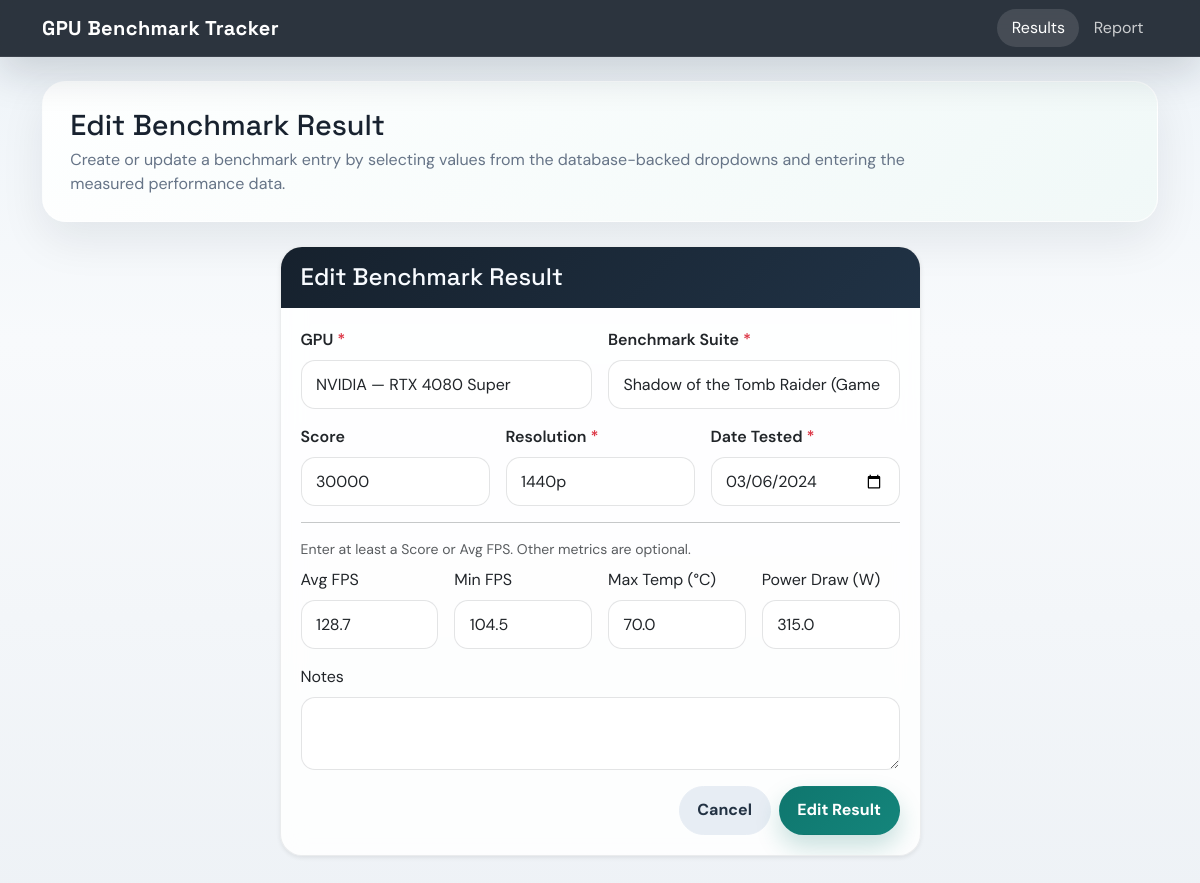
The app's page /results/edit/5 with its own data.
### models.py (models this page shows)
class BenchmarkResult(db.Model):
    __tablename__ = "benchmark_results"
    __table_args__ = (
        db.Index(
            "ix_results_report_filters",
            "gpu_id",
            "suite_id",
            "resolution",
            "date_tested",
        ),
        db.Index("ix_results_date_tested", "date_tested"),
    )
    result_id = db.Column(db.Integer, primary_key=True, autoincrement=True)
    gpu_id = db.Column(db.Integer, db.ForeignKey("gpus.gpu_id"), nullable=False)
    suite_id = db.Column(
        db.Integer, db.ForeignKey("benchmark_suites.suite_id"), nullable=False
    )
    score = db.Column(db.Integer, nullable=True)
    fps_avg = db.Column(db.Float, nullable=True)
    fps_min = db.Column(db.Float, nullable=True)
    temp_max_c = db.Column(db.Float, nullable=True)
    power_draw_watts = db.Column(db.Float, nullable=True)
    resolution = db.Column(db.String, nullable=False)
    date_tested = db.Column(db.Date, nullable=False)
    notes = db.Column(db.Text, nullable=True)
    gpu = db.relationship("GPU", back_populates="results")
    suite = db.relationship("BenchmarkSuite", back_populates="results")

class GPU(db.Model):
    __tablename__ = "gpus"
    __table_args__ = (
        db.Index("ix_gpus_manufacturer", "manufacturer"),
    )
    gpu_id = db.Column(db.Integer, primary_key=True, autoincrement=True)
    name = db.Column(db.String, nullable=False)
    manufacturer = db.Column(db.String, nullable=False)
    vram_gb = db.Column(db.Integer, nullable=False)
    base_clock_mhz = db.Column(db.Integer, nullable=False)
    boost_clock_mhz = db.Column(db.Integer, nullable=False)
    release_year = db.Column(db.Integer, nullable=False)
    msrp = db.Column(db.Float, nullable=True)
    results = db.relationship(
        "BenchmarkResult", back_populates="gpu", cascade="all, delete-orphan"
    )

class BenchmarkSuite(db.Model):
    __tablename__ = "benchmark_suites"
    suite_id = db.Column(db.Integer, primary_key=True, autoincrement=True)
    name = db.Column(db.String, nullable=False)
    version = db.Column(db.String, nullable=True)
    type = db.Column(db.String, nullable=False)
    results = db.relationship(
        "BenchmarkResult", back_populates="suite", cascade="all, delete-orphan"
    )

### app.py (the view, shortened to what this page needs)
@app.route("/results/edit/<int:result_id>", methods=["GET", "POST"])
def results_edit(result_id):
    result = db.get_or_404(BenchmarkResult, result_id)
    gpus = GPU.query.order_by(GPU.manufacturer, GPU.name).all()
    suites = BenchmarkSuite.query.order_by(BenchmarkSuite.name).all()
    return render_template(
        "result_form.html",
        action="Edit",
        result=result,
        gpus=gpus,
        suites=suites,
        resolutions=RESOLUTIONS,
        today=date.today().isoformat(),
    )

### templates/result_form.html (shortened to what this page needs)
{% extends "base.html" %}
{% block content %}
<div class="hero-panel">
  <h2 class="hero-title">{{ action }} Benchmark Result</h2>
  <p class="hero-subtitle">Create or update a benchmark entry by selecting values from the database-backed dropdowns and entering the measured performance data.</p>
</div>
<div class="row justify-content-center">
  <div class="col-lg-7">
    <div class="card shadow-sm">
      <div class="card-header">
        <h4 class="mb-0">{{ action }} Benchmark Result</h4>
      </div>
      <div class="card-body">
        <form method="post">
          <div class="row g-3 mb-3">
            <div class="col-md-6">
              <label class="form-label fw-semibold">GPU <span class="text-danger">*</span></label>
              <select name="gpu_id" class="form-select" required>
                {% for g in gpus %}
                <option value="{{ g.gpu_id }}"
                  {% if result and result.gpu_id == g.gpu_id %}selected{% endif %}>
                  {{ g.manufacturer }} — {{ g.name }}
                </option>
                {% endfor %}
              </select>
            </div>
            <div class="col-md-6">
              <label class="form-label fw-semibold">Benchmark Suite <span class="text-danger">*</span></label>
              <select name="suite_id" class="form-select" required>
                {% for s in suites %}
                <option value="{{ s.suite_id }}"
                  {% if result and result.suite_id == s.suite_id %}selected{% endif %}>
                  {{ s.name }} ({{ s.type }})
                </option>
                {% endfor %}
              </select>
            </div>
          </div>
          <div class="row g-3 mb-3">
            <div class="col-md-4">
              <label class="form-label fw-semibold">Score</label>
              <input type="number" name="score" class="form-control" min="0"
                     value="{{ result.score if result and result.score is not none else '' }}">
            </div>
            <div class="col-md-4">
              <label class="form-label fw-semibold">Resolution <span class="text-danger">*</span></label>
              <select name="resolution" class="form-select" required>
                {% for res in resolutions %}
                <option value="{{ res }}"
                  {% if result and result.resolution == res %}selected{% endif %}>
                  {{ res }}
                </option>
                {% endfor %}
              </select>
            </div>
            <div class="col-md-4">
              <label class="form-label fw-semibold">Date Tested <span class="text-danger">*</span></label>
              <input type="date" name="date_tested" class="form-control" required
                     max="{{ today }}"
                     value="{{ result.date_tested.strftime('%Y-%m-%d') if result else today }}">
            </div>
          </div>
          <hr class="my-3">
          <p class="text-muted small mb-2">Enter at least a Score or Avg FPS. Other metrics are optional.</p>
          <div class="row g-3 mb-3">
            <div class="col-md-3">
              <label class="form-label">Avg FPS</label>
              <input type="number" step="0.1" name="fps_avg" class="form-control"
                     value="{{ result.fps_avg if result and result.fps_avg is not none else '' }}">
            </div>
            <div class="col-md-3">
              <label class="form-label">Min FPS</label>
              <input type="number" step="0.1" name="fps_min" class="form-control"
                     value="{{ result.fps_min if result and result.fps_min is not none else '' }}">
            </div>
            <div class="col-md-3">
              <label class="form-label">Max Temp (°C)</label>
              <input type="number" step="0.1" name="temp_max_c" class="form-control"
                     value="{{ result.temp_max_c if result and result.temp_max_c is not none else '' }}">
            </div>
            <div class="col-md-3">
              <label class="form-label">Power Draw (W)</label>
              <input type="number" step="0.1" name="power_draw_watts" class="form-control"
                     value="{{ result.power_draw_watts if result and result.power_draw_watts is not none else '' }}">
            </div>
          </div>
          <div class="mb-3">
            <label class="form-label">Notes</label>
            <textarea name="notes" class="form-control" rows="2"
              >{{ result.notes if result and result.notes else '' }}</textarea>
          </div>
          <div class="d-flex gap-2 justify-content-end">
            <a href="{{ url_for('results_list') }}" class="btn btn-secondary">Cancel</a>
            <button type="submit" class="btn btn-primary">{{ action }} Result</button>
          </div>
        </form>
      </div>
    </div>
  </div>
</div>
{% endblock %}

### templates/base.html (style rules this page uses)
:root { --page-bg: linear-gradient(180deg, #edf3f8 0%, #f8fafc 38%, #eef2f6 100%); --surface: rgba(255, 255, 255, 0.86); --surface-strong: #ffffff; --ink: #18222f; --muted: #667487; --accent: #0f766e; --accent-dark: #115e59; --line: rgba(24, 34, 47, 0.08); --shadow-soft: 0 18px 45px rgba(15, 23, 42, 0.08); --shadow-card: 0 10px 28px rgba(15, 23, 42, 0.08); }
body { min-height: 100vh; background: var(--page-bg); color: var(--ink); font-family: "DM Sans", sans-serif; }
h1, h2, h3, h4, h5, h6, .navbar-brand { font-family: "Space Grotesk", sans-serif; }
.hero-panel { background: linear-gradient(135deg, rgba(255, 255, 255, 0.92), rgba(240, 248, 247, 0.92)); border: 1px solid rgba(255, 255, 255, 0.75); border-radius: 24px; box-shadow: var(--shadow-soft); padding: 1.6rem 1.7rem; margin-bottom: 1.5rem; }
.hero-title { font-size: clamp(1.8rem, 2vw, 2.4rem); margin-bottom: 0.35rem; }
.hero-subtitle { color: var(--muted); max-width: 54rem; margin-bottom: 0; }
.card { border: 1px solid var(--line); border-radius: 22px; background: var(--surface); backdrop-filter: blur(12px); box-shadow: var(--shadow-card); overflow: hidden; }
.card-header { background: linear-gradient(135deg, #16212d, #203245) !important; color: #f8fbff !important; border-bottom: none; padding: 1rem 1.25rem; }
.card-body { padding: 1.25rem; }
.form-control, .form-select { border-radius: 14px; border: 1px solid rgba(24, 34, 47, 0.12); padding: 0.72rem 0.9rem; background: rgba(255, 255, 255, 0.95); box-shadow: none; }
.btn { border-radius: 999px; font-weight: 700; padding: 0.7rem 1.1rem; }
.btn-primary { background: linear-gradient(135deg, var(--accent), #14857b); border-color: transparent; box-shadow: 0 12px 24px rgba(15, 118, 110, 0.22); }
.btn-secondary { background: #e7edf4; border-color: #e7edf4; color: #233243; }

### records on screen
BenchmarkResult: gpu_id "NVIDIA — RTX 4080 Super", suite_id "Shadow of the Tomb Raider (Game Sim)", score "30000", resolution "1440p", date_tested "03/06/2024", fps_avg "128.7", fps_min "104.5", temp_max_c "70.0", power_draw_watts "315.0"

### other values on screen
{{ action }} "Edit"
